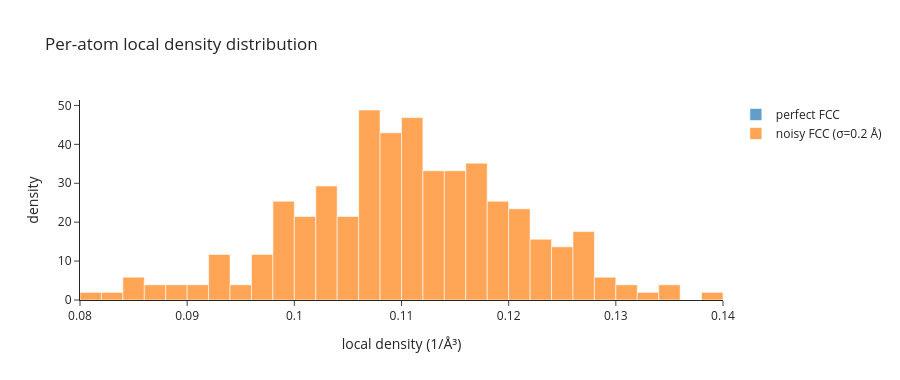

This figure's notebook cell:
### Markdown cell above
## 4. Local density

`local_density` estimates atoms per unit volume from neighbour distances
around each atom. Useful for spotting density variations in
non-uniform systems (interfaces, voids, amorphous regions).

### Code cell
perfect = make_crystal('fcc', lattice_constant=4.05, repetitions=(4, 4, 4))
pyscal.find_neighbors(perfect, method='cutoff', cutoff=0)
rho_p = pyscal.local_density(perfect)

rng = np.random.default_rng(0)
noisy = make_crystal('fcc', lattice_constant=4.05, repetitions=(4, 4, 4))
noisy.positions += rng.normal(scale=0.20, size=noisy.positions.shape)
pyscal.find_neighbors(noisy, method='cutoff', cutoff=0)
rho_n = pyscal.local_density(noisy)

fig = go.Figure()
fig.add_trace(go.Histogram(x=rho_p, nbinsx=40, name='perfect FCC',
                           opacity=0.7, histnorm='probability density'))
fig.add_trace(go.Histogram(x=rho_n, nbinsx=40, name='noisy FCC (\u03c3=0.2 \u00c5)',
                           opacity=0.7, histnorm='probability density'))
fig.update_layout(barmode='overlay', xaxis_title='local density (1/\u00c5\u00b3)',
                  yaxis_title='density', height=380, template='simple_white',
                  title='Per-atom local density distribution')
fig

### Figure 1 — Plotly figure (JSON) as saved in the notebook; plotly's stock layout.template omitted (floating-point values rounded to 4 significant figures; data arrays with more than 128 entries replaced by an {"elided": "..."} marker saying what was removed)
{"data": [{"histnorm": "probability density", "name": "perfect FCC", "nbinsx": 40, "opacity": 0.7, "type": "histogram", "x": {"elided": "256 float values"}}, {"histnorm": "probability density", "name": "noisy FCC (σ=0.2 Å)", "nbinsx": 40, "opacity": 0.7, "type": "histogram", "x": {"elided": "256 float values"}}], "layout": {"barmode": "overlay", "height": 380, "title": {"text": "Per-atom local density distribution"}, "xaxis": {"title": {"text": "local density (1/Å³)"}}, "yaxis": {"title": {"text": "density"}}}}
